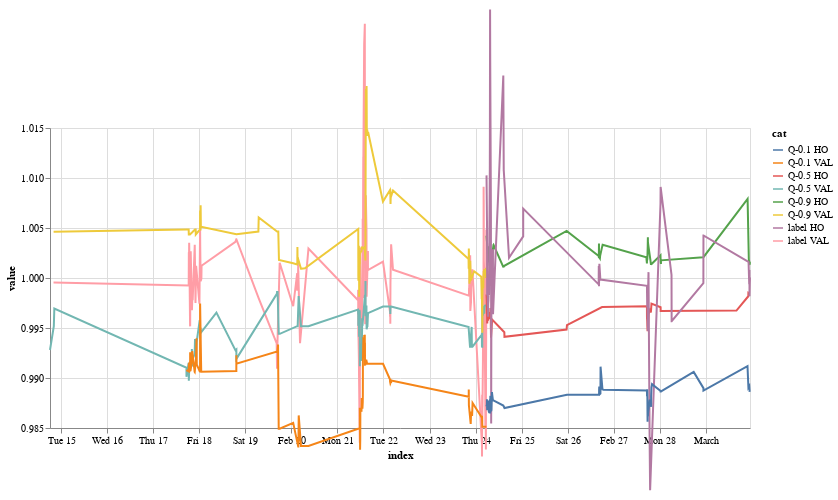

Notebook cell for this chart:
### Markdown cell above
PREDICTION ERRORS

### Code cell
alt.Chart.from_dict({
  "$schema": "https://vega.github.io/schema/vega-lite/v4.json",
  "width": 700,
    "data": {
        "values": df_long.sample(1000).to_dict('records')
      },
    "mark": {"type": "line", "tooltip": True},
    "encoding": {
            "x": {"field": "index", "type": "temporal"},
            "y": {"field": "value", "type": "quantitative", "scale": {"domain": [0.985, 1.015]}},
            "color": {"field": "cat"}
  },
})

### Figure 1 — Vega-Lite specification as saved in the notebook (floating-point values rounded to 4 significant figures; data arrays with more than 128 entries replaced by an {"elided": "..."} marker saying what was removed)
{"config": {"view": {"continuousWidth": 400, "continuousHeight": 300}}, "data": {"name": "data-da0ba019890a7a5dc726f1f3f67af593"}, "mark": {"type": "line", "tooltip": true}, "encoding": {"color": {"field": "cat"}, "x": {"field": "index", "type": "temporal"}, "y": {"field": "value", "scale": {"domain": [0.985, 1.015]}, "type": "quantitative"}}, "width": 700, "$schema": "https://vega.github.io/schema/vega-lite/v4.json", "datasets": {"data-da0ba019890a7a5dc726f1f3f67af593": {"elided": "1000 records"}}}
